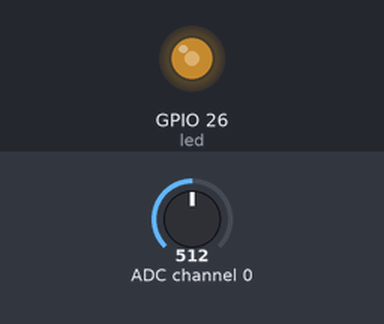
This program was run on a simulated Raspberry Pi (BCM pin numbers). Parts: output pins drawn as LEDs (lit = HIGH). The inputs (shaded band) are chosen by the test bench; at power-on: ADC channel 0 = 512 (analog values on the 0–1023 scale). What the program prints to the terminal is not drawn.

Above: at 1.2 s.
1.3 s: ADC channel 0 set to 716
At 2.4 s:
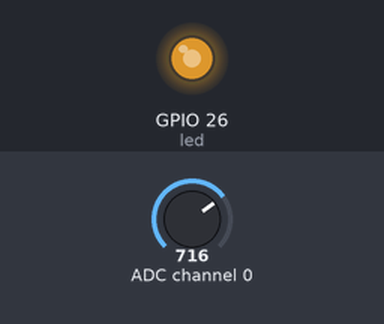
2.8 s: ADC channel 0 set to 900
At 3.6 s:
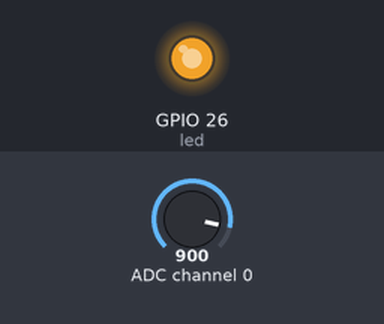
4.3 s: ADC channel 0 set to 122
At 4.7 s:
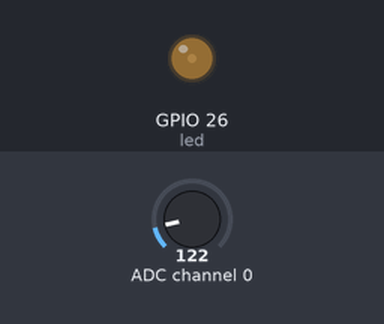
5.8 s: ADC channel 0 set to 0
At 7.1 s:
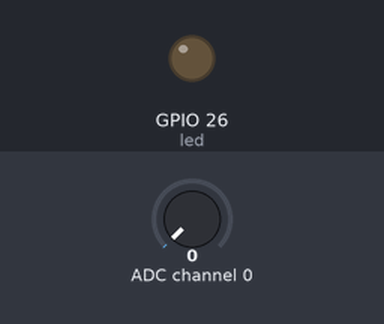
Timing chart, 0 to 8.3 s (numbered marks = the images above; inputs shaded):
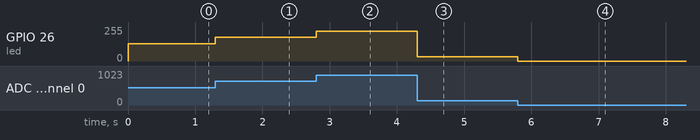

Measured:
- after the input at 1.3 s, GPIO 26 (led): 128/255 → 179/255 at once
- after the input at 2.8 s, GPIO 26 (led): 179/255 → 224/255 at once
- after the input at 4.3 s, GPIO 26 (led): 224/255 → 31/255 at once
- after the input at 5.8 s, GPIO 26 (led): 31/255 → 0/255 at once

The program:

9speedMotor.py
```python
from gpiozero import PWMLED, MCP3008
from time import sleep

pot = MCP3008(0)
led = PWMLED(26)

while True:
   print(round(pot.value,3))
   if (pot.value < 0.002):
      led.value = 0
   else:
      led.value = pot.value

print(pot.value)
sleep(0.1)
```
